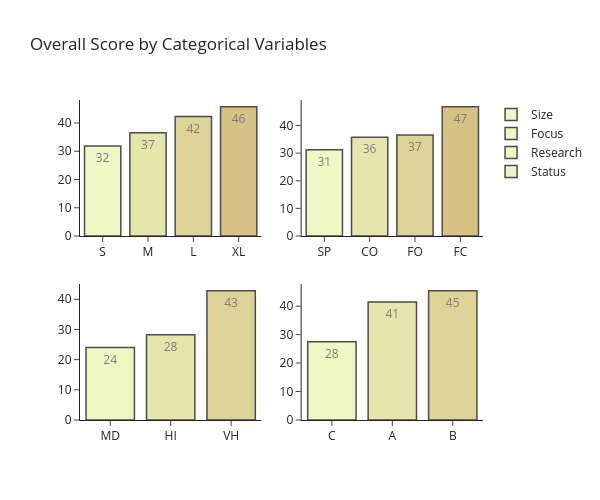

Here is the notebook cell this chart was saved with:
### Markdown cell above
- High Dispersion in Top Tier: The United States, Switzerland, Singapore, and Australia exhibit significant variance, with scores spanning from roughly 20 to nearly 100.
- Outliers: Hong Kong SAR and the Netherlands both feature notable outliers. While Hong Kong SAR’s median is high, it has a significant downward outlier near 40, whereas the Netherlands shows an upward outlier above 75.
- Singapore displays a heavily negatively skewed distribution; while its maximum reaches nearly 95, the median is positioned much higher in the box, suggesting that most data points are clustered at the top end despite a long downward tail.
- Countries like Japan and Australia show a more symmetrical distribution, with the median line sitting near the center of the box, indicating a more balanced spread of scores.
- The bottom-ranking nations (from Lithuania to Slovenia) show minimal interquartile range (IQR), indicating highly consistent but low performance across the board.

### Code cell
fig = make_subplots(rows = row_n, cols = col_n)

score_by_size = df.groupby('SIZE')['Overall_Score'].mean().sort_values()
score_by_focus = df.groupby('FOCUS')['Overall_Score'].mean().sort_values()
score_by_res = df.groupby('RES.')['Overall_Score'].mean().sort_values()
score_by_status = df.groupby('STATUS')['Overall_Score'].mean().sort_values()
score_by_categories = [score_by_size, score_by_focus, score_by_res, score_by_status]
for i, col in enumerate(categorical_labels):
    fig.add_trace(
        go.Bar(
            x = score_by_categories[i].index.astype('str'), 
            y = score_by_categories[i].values, 
            name = col, 
            text = np.round(score_by_categories[i].values), 
            marker_color = px.colors.sequential.turbid), 
        row = int(i/col_n)+1, col=int(i%col_n)+1)

fig.update_layout(
    title_text = 'Overall Score by Categorical Variables', 
    template = 'simple_white', 
    width = 600, 
    height = 500)

fig.update_traces(marker_line_color = 'black', 
                  marker_line_width = 1.5, 
                  opacity = 0.7)

fig.show()

### Figure 1 — Plotly figure (JSON) as saved in the notebook; plotly's stock layout.template omitted (floating-point values rounded to 4 significant figures)
{"data": [{"marker": {"color": ["rgb(232, 245, 171)", "rgb(220, 219, 137)", "rgb(209, 193, 107)", "rgb(199, 168, 83)", "rgb(186, 143, 66)", "rgb(170, 121, 60)", "rgb(151, 103, 58)", "rgb(129, 87, 56)", "rgb(104, 72, 53)", "rgb(80, 59, 46)", "rgb(57, 45, 37)", "rgb(34, 30, 27)"], "line": {"color": "black", "width": 1.5}}, "name": "Size", "opacity": 0.7, "text": [32, 37, 42, 46], "type": "bar", "x": ["S", "M", "L", "XL"], "xaxis": "x", "y": [31.86, 36.52, 42.26, 45.74], "yaxis": "y"}, {"marker": {"color": ["rgb(232, 245, 171)", "rgb(220, 219, 137)", "rgb(209, 193, 107)", "rgb(199, 168, 83)", "rgb(186, 143, 66)", "rgb(170, 121, 60)", "rgb(151, 103, 58)", "rgb(129, 87, 56)", "rgb(104, 72, 53)", "rgb(80, 59, 46)", "rgb(57, 45, 37)", "rgb(34, 30, 27)"], "line": {"color": "black", "width": 1.5}}, "name": "Focus", "opacity": 0.7, "text": [31, 36, 37, 47], "type": "bar", "x": ["SP", "CO", "FO", "FC"], "xaxis": "x2", "y": [31.26, 35.81, 36.58, 46.79], "yaxis": "y2"}, {"marker": {"color": ["rgb(232, 245, 171)", "rgb(220, 219, 137)", "rgb(209, 193, 107)", "rgb(199, 168, 83)", "rgb(186, 143, 66)", "rgb(170, 121, 60)", "rgb(151, 103, 58)", "rgb(129, 87, 56)", "rgb(104, 72, 53)", "rgb(80, 59, 46)", "rgb(57, 45, 37)", "rgb(34, 30, 27)"], "line": {"color": "black", "width": 1.5}}, "name": "Research", "opacity": 0.7, "text": [24, 28, 43], "type": "bar", "x": ["MD", "HI", "VH"], "xaxis": "x3", "y": [24, 28.24, 42.81], "yaxis": "y3"}, {"marker": {"color": ["rgb(232, 245, 171)", "rgb(220, 219, 137)", "rgb(209, 193, 107)", "rgb(199, 168, 83)", "rgb(186, 143, 66)", "rgb(170, 121, 60)", "rgb(151, 103, 58)", "rgb(129, 87, 56)", "rgb(104, 72, 53)", "rgb(80, 59, 46)", "rgb(57, 45, 37)", "rgb(34, 30, 27)"], "line": {"color": "black", "width": 1.5}}, "name": "Status", "opacity": 0.7, "text": [28, 41, 45], "type": "bar", "x": ["C", "A", "B"], "xaxis": "x4", "y": [27.5, 41.47, 45.38], "yaxis": "y4"}], "layout": {"height": 500, "title": {"text": "Overall Score by Categorical Variables"}, "width": 600, "xaxis": {"anchor": "y", "domain": [0, 0.45]}, "xaxis2": {"anchor": "y2", "domain": [0.55, 1]}, "xaxis3": {"anchor": "y3", "domain": [0, 0.45]}, "xaxis4": {"anchor": "y4", "domain": [0.55, 1]}, "yaxis": {"anchor": "x", "domain": [0.575, 1]}, "yaxis2": {"anchor": "x2", "domain": [0.575, 1]}, "yaxis3": {"anchor": "x3", "domain": [0, 0.425]}, "yaxis4": {"anchor": "x4", "domain": [0, 0.425]}}}
